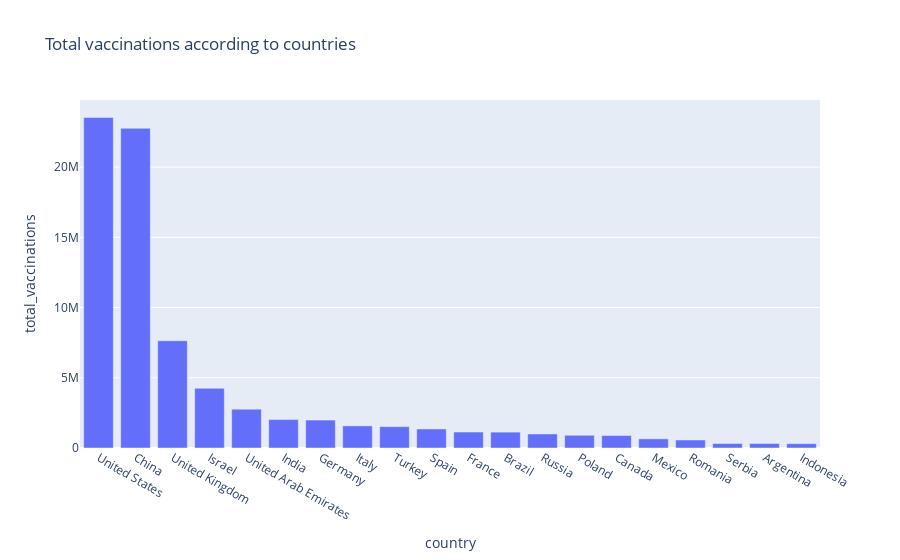

Write notebook code for a chart like this one.
### Markdown cell above
# Number of people vaccinated on daily basis.

### Code cell
data2=df1[['country','total_vaccinations']].nlargest(20,'total_vaccinations')

fig=px.bar(data2,x='country',y='total_vaccinations',title='Total vaccinations according to countries')

fig.show()

### Figure 1 — Plotly figure (JSON) as saved in the notebook; plotly's stock layout.template omitted (floating-point values rounded to 4 significant figures)
{"data": [{"alignmentgroup": "True", "hovertemplate": "country=%{x}<br>total_vaccinations=%{y}<extra></extra>", "legendgroup": "", "marker": {"color": "#636efa"}, "name": "", "offsetgroup": "", "orientation": "v", "showlegend": false, "textposition": "auto", "type": "bar", "x": ["United States", "China", "United Kingdom", "Israel", "United Arab Emirates", "India", "Germany", "Italy", "Turkey", "Spain", "France", "Brazil", "Russia", "Poland", "Canada", "Mexico", "Romania", "Serbia", "Argentina", "Indonesia"], "xaxis": "x", "y": [23540994, 22767000, 7638543, 4252868, 2764450, 2029480, 1990889, 1575258, 1522580, 1356461, 1136906, 1129885, 1000000, 905457, 886914, 652319, 570704, 319504, 318033, 308003], "yaxis": "y"}], "layout": {"barmode": "relative", "legend": {"tracegroupgap": 0}, "title": {"text": "Total vaccinations according to countries"}, "xaxis": {"anchor": "y", "domain": [0, 1], "title": {"text": "country"}}, "yaxis": {"anchor": "x", "domain": [0, 1], "title": {"text": "total_vaccinations"}}}}
